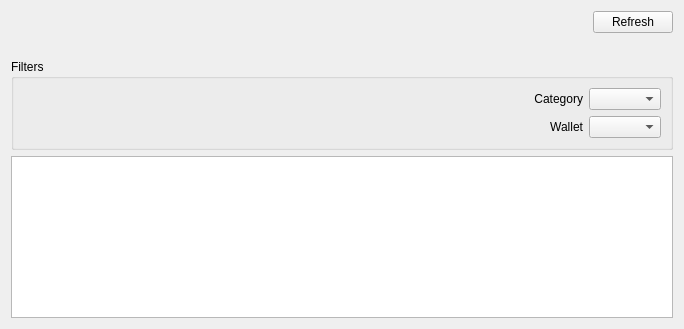
<?xml version="1.0" encoding="UTF-8"?>
<ui version="4.0">
 <class>AccountTableWidget</class>
 <widget class="QWidget" name="AccountTableWidget">
  <property name="geometry">
   <rect>
    <x>0</x>
    <y>0</y>
    <width>684</width>
    <height>329</height>
   </rect>
  </property>
  <property name="contextMenuPolicy">
   <enum>Qt::CustomContextMenu</enum>
  </property>
  <property name="windowTitle">
   <string>Account table</string>
  </property>
  <layout class="QVBoxLayout" name="verticalLayout">
   <item alignment="Qt::AlignRight">
    <widget class="QPushButton" name="refreshButton">
     <property name="sizePolicy">
      <sizepolicy hsizetype="Fixed" vsizetype="Fixed">
       <horstretch>0</horstretch>
       <verstretch>0</verstretch>
      </sizepolicy>
     </property>
     <property name="text">
      <string>Refresh</string>
     </property>
     <property name="icon">
      <iconset resource="../../icons/tikka.slots.pyqt.resources.icons.index.qrc">
       <normaloff>:/icons/refresh_icon</normaloff>:/icons/refresh_icon</iconset>
     </property>
    </widget>
   </item>
   <item>
    <widget class="QLabel" name="errorLabel">
     <property name="styleSheet">
      <string notr="true">color: red</string>
     </property>
     <property name="text">
      <string/>
     </property>
     <property name="alignment">
      <set>Qt::AlignCenter</set>
     </property>
    </widget>
   </item>
   <item>
    <widget class="QGroupBox" name="filtersGroupBox">
     <property name="autoFillBackground">
      <bool>false</bool>
     </property>
     <property name="styleSheet">
      <string notr="true"/>
     </property>
     <property name="title">
      <string>Filters</string>
     </property>
     <property name="flat">
      <bool>false</bool>
     </property>
     <layout class="QVBoxLayout" name="verticalLayout_2">
      <item>
       <layout class="QHBoxLayout" name="horizontalLayout">
        <item>
         <widget class="QLabel" name="categoryLabel">
          <property name="text">
           <string>Category</string>
          </property>
          <property name="alignment">
           <set>Qt::AlignRight|Qt::AlignTrailing|Qt::AlignVCenter</set>
          </property>
         </widget>
        </item>
        <item>
         <widget class="QComboBox" name="categoryComboBox">
          <property name="sizePolicy">
           <sizepolicy hsizetype="Fixed" vsizetype="Fixed">
            <horstretch>0</horstretch>
            <verstretch>0</verstretch>
           </sizepolicy>
          </property>
         </widget>
        </item>
       </layout>
      </item>
      <item>
       <layout class="QHBoxLayout" name="horizontalLayout_2">
        <item>
         <widget class="QLabel" name="walletLabel">
          <property name="text">
           <string>Wallet</string>
          </property>
          <property name="alignment">
           <set>Qt::AlignRight|Qt::AlignTrailing|Qt::AlignVCenter</set>
          </property>
         </widget>
        </item>
        <item>
         <widget class="QComboBox" name="walletComboBox">
          <property name="sizePolicy">
           <sizepolicy hsizetype="Fixed" vsizetype="Fixed">
            <horstretch>0</horstretch>
            <verstretch>0</verstretch>
           </sizepolicy>
          </property>
         </widget>
        </item>
       </layout>
      </item>
     </layout>
    </widget>
   </item>
   <item>
    <widget class="QTableView" name="tableView">
     <property name="contextMenuPolicy">
      <enum>Qt::CustomContextMenu</enum>
     </property>
     <property name="verticalScrollBarPolicy">
      <enum>Qt::ScrollBarAsNeeded</enum>
     </property>
     <property name="sizeAdjustPolicy">
      <enum>QAbstractScrollArea::AdjustIgnored</enum>
     </property>
     <property name="autoScroll">
      <bool>true</bool>
     </property>
     <property name="editTriggers">
      <set>QAbstractItemView::NoEditTriggers</set>
     </property>
     <property name="alternatingRowColors">
      <bool>true</bool>
     </property>
     <property name="selectionBehavior">
      <enum>QAbstractItemView::SelectRows</enum>
     </property>
     <property name="showGrid">
      <bool>false</bool>
     </property>
     <property name="sortingEnabled">
      <bool>false</bool>
     </property>
     <attribute name="horizontalHeaderMinimumSectionSize">
      <number>50</number>
     </attribute>
     <attribute name="horizontalHeaderStretchLastSection">
      <bool>true</bool>
     </attribute>
     <attribute name="verticalHeaderVisible">
      <bool>false</bool>
     </attribute>
     <attribute name="verticalHeaderCascadingSectionResizes">
      <bool>true</bool>
     </attribute>
     <attribute name="verticalHeaderDefaultSectionSize">
      <number>0</number>
     </attribute>
    </widget>
   </item>
  </layout>
 </widget>
 <tabstops>
  <tabstop>categoryComboBox</tabstop>
  <tabstop>walletComboBox</tabstop>
  <tabstop>tableView</tabstop>
 </tabstops>
 <resources>
  <include location="../../icons/tikka.slots.pyqt.resources.icons.index.qrc"/>
 </resources>
 <connections/>
</ui>
